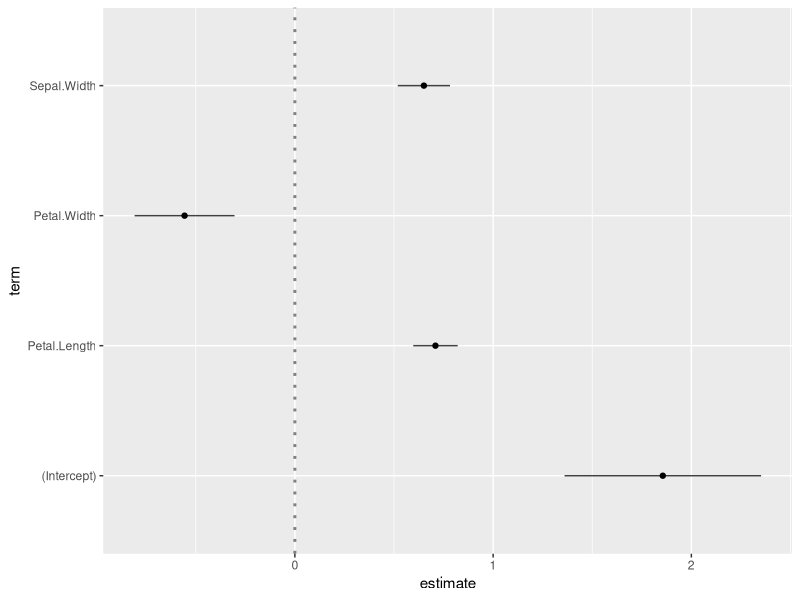
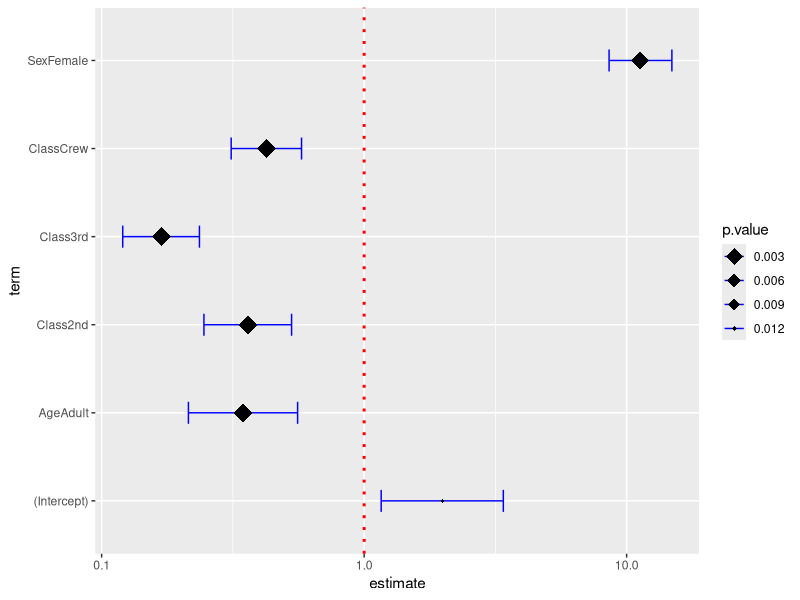
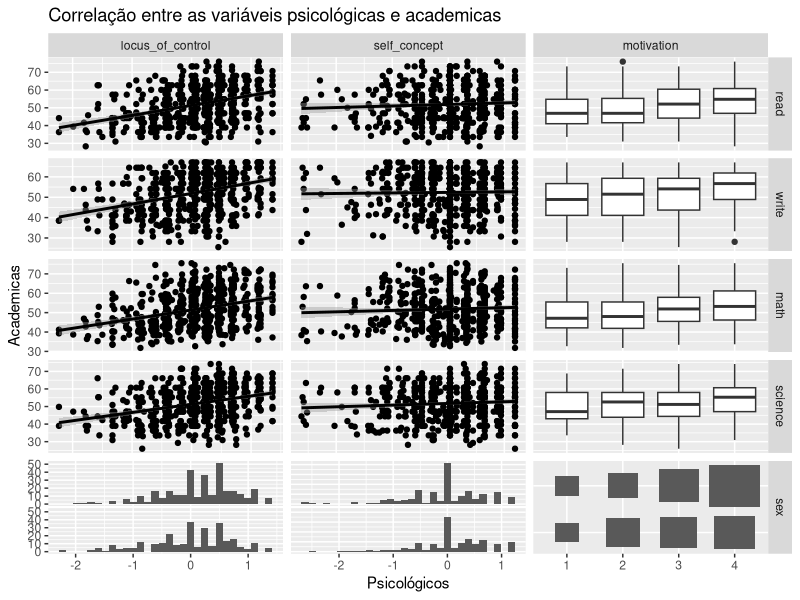

These figures' R source, in order: (Note: this script raises an error after producing the figures.)
## ---- chunk 1
library(ggplot2)
## ---- chunk 2
suppressMessages(library(GGally))
## ---- chunk 3
reg <- lm(Sepal.Length ~ Sepal.Width + Petal.Length + Petal.Width, data = iris)
ggcoef(reg)
## ---- chunk 4
#Ajustando o modelo:
d <- as.data.frame(Titanic)
log.reg <- glm(Survived ~ Sex + Age + Class, family = binomial, data = d, weights = d$Freq)

#Elaborando o gráfico
ggcoef(
  log.reg,                      #O modelo a ser conferido
  exponentiate = TRUE,          #Para avaliar o modelo logístico
  vline_color = "red",          #Reta em zero  
  #vline_linetype =  "solid",   #Altera a linha de referência
  errorbar_color = "blue",      #Cor da barra de erros
  errorbar_height = .25,
  shape = 18,                   #Altera o formato dos pontos centrais
  #size=3,                      #Altera o tamanho do ponto
  color="black",                #Altera a cor do ponto
  mapping = aes(x = estimate, y = term, size = p.value))+
  scale_size_continuous(trans = "reverse") #Essa linha faz com que inverta o tamanho                 

## ---- chunk 5
data(psychademic)
head(psychademic)
## ---- chunk 6
psych_variables <- attr(psychademic, "psychology")
academic_variables <- attr(psychademic, "academic")
## ---- chunk 7
ggduo(
  psychademic, psych_variables, academic_variables,
  types = list(continuous = "smooth_lm"),
  title = "Correlação entre as variáveis psicológicas e academicas",
  xlab = "Psicológicos",
  ylab = "Academicas"
)
## ---- chunk 8
lm_with_cor <- function(data, mapping, ..., method = "pearson") {
  x <- eval(mapping$x, data)
  y <- eval(mapping$y, data)
  cor <- cor(x, y, method = method)
  ggally_smooth_lm(data, mapping, ...) +
    ggplot2::geom_label(
      data = data.frame(
        x = min(x, na.rm = TRUE),
        y = max(y, na.rm = TRUE),
        lab = round(cor, digits = 3)
      ),
      mapping = ggplot2::aes(x = x, y = y, label = lab),
      hjust = 0, vjust = 1,
      size = 5, fontface = "bold",
      inherit.aes = FALSE # do not inherit anything from the ...
    )
}
## ---- chunk 9
ggduo(
  psychademic, rev(psych_variables), academic_variables,
  mapping = aes(color = sex),
  types = list(continuous = wrap(lm_with_cor, alpha = 0.25)),
  showStrips = FALSE,
  title = "Correlação entre variáveis acadêmica e psicológica",
  xlab = "Psicológica",
  ylab = "Academica",
  legend = c(5,2)
) +
  theme(legend.position = "bottom")
## ---- chunk 10
dados <- datasets::swiss

# Criando uma coluna "fake":
dados$Residual <- seq_len(nrow(dados))

# Calculando todos os resíduos que serão exibidos:
colunas=2:6  #Informe as colunas que contem as variaveis explanatorias
residuals <- lapply(dados[colunas], function(x) {
  summary(lm(Fertility ~ x, data = dados))$residuals
})
# Calculando um intervalo constante para todos os resíduos
y_range <- range(unlist(residuals))

# Função modificada para mostrar os resíduos:

lm_or_resid <- function(data, mapping, ..., line_color = "red", line_size = 1) {
  if (as.character(mapping$y) != "Residual") {
    return(ggally_smooth_lm(data, mapping, ...))
  }

  # Criando os resíduos para apresentar:
  resid_data <- data.frame(
    x = data[[as.character(mapping$x)]],
    y = residuals[[as.character(mapping$x)]]
  )

  ggplot(data = data, mapping = mapping) +
    geom_hline(yintercept = 0, color = line_color, size = line_size) +
    ylim(y_range) +
    geom_point(data = resid_data, mapping = aes(x = x, y = y), ...)

}

# Plote os dados:
ggduo(
  dados,
  2:6, c(1,7),
  types = list(continuous = lm_or_resid)
)
## ---- chunk 11
#Dados que serão utilizados no exemplos:
state <- as.data.frame(state.x77)
#Arrumando o nome das variaveis:
colnames(state)[c(4, 6)] <- c("Life.Exp", "HS.Grad")
# Ajustando o modelo completo:
model <- lm(Life.Exp ~ ., data = state)
# Executando o stepwise para encontrar o melhor ajuste
model <- step(model, trace = FALSE)
## ---- chunk 12
# look at model diagnostics
ggnostic(model)
## ---- chunk 13
summary(influence.measures(model))
## ---- chunk 14
#Ajustando um modelo de exemplo:
flea_model <- step(lm(head ~ ., data = flea), trace = FALSE)
## ---- chunk 15
# default output
ggnostic(flea_model,
 #        mapping = ggplot2::aes(color = species),  #Para colorir segundo um fator
         columnsY = c("head", ".fitted", ".se.fit", ".resid", ".std.resid", ".hat", ".sigma", ".cooksd"),
        continuous = list(default = ggally_smooth, .fitted = ggally_smooth)
)
## ---- chunk 16
#Funcao de correlacoes
my_fn <- function(data, mapping, method="lm", ...){
  p <- ggplot(data = data, mapping = mapping) + 
    geom_point() + 
    geom_smooth(method=method, ...)
  p
}
data(tips, package = "reshape")
#Correlaçoes cruzadas
ggpairs(tips, lower = list(continuous = my_fn))
## ---- chunk 17
data(flea)
ggscatmat(flea, columns = 2:4, color="species", alpha=0.8)
## ---- chunk 18
suppressMessages(library(ggfortify))
## ---- chunk 19
autoplot(flea_model, which = 1:6, ncol = 3, label.size = 3)

## ---- chunk 20
autoplot(flea_model, which = 1:6, colour = 'dodgerblue3',
         smooth.colour = 'black', smooth.linetype = 'dashed',
         ad.colour = 'blue',
         label.size = 3, label.n = 5, label.colour = 'blue',
         ncol = 3)
## ---- chunk 21
autoplot(flea_model, which = 1:6, data = flea,
         colour = 'species', label.size = 3,
         ncol = 3)
